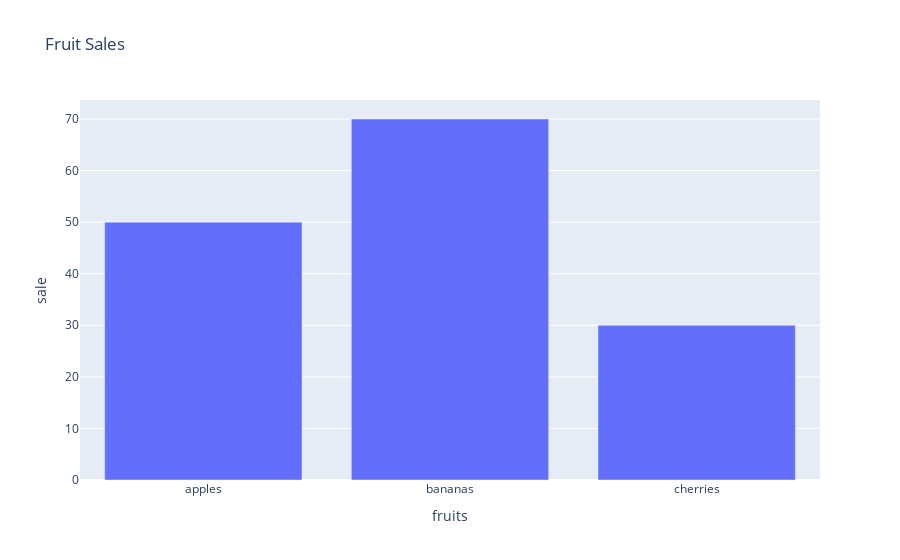

Notebook cell for this chart:
### Code cell
data = {
    "fruits":['apples','bananas','cherries'],
    "sale":[50,70,30],
}
fig = px.bar(data,x='fruits',y='sale',title='Fruit Sales')
fig.show()

### Figure 1 — Plotly figure (JSON) as saved in the notebook; plotly's stock layout.template omitted (floating-point values rounded to 4 significant figures)
{"data": [{"alignmentgroup": "True", "hovertemplate": "fruits=%{x}<br>sale=%{y}<extra></extra>", "legendgroup": "", "marker": {"color": "#636efa", "pattern": {"shape": ""}}, "name": "", "offsetgroup": "", "orientation": "v", "showlegend": false, "textposition": "auto", "type": "bar", "x": ["apples", "bananas", "cherries"], "xaxis": "x", "y": [50, 70, 30], "yaxis": "y"}], "layout": {"barmode": "relative", "legend": {"tracegroupgap": 0}, "title": {"text": "Fruit Sales"}, "xaxis": {"anchor": "y", "domain": [0, 1], "title": {"text": "fruits"}}, "yaxis": {"anchor": "x", "domain": [0, 1], "title": {"text": "sale"}}}}
